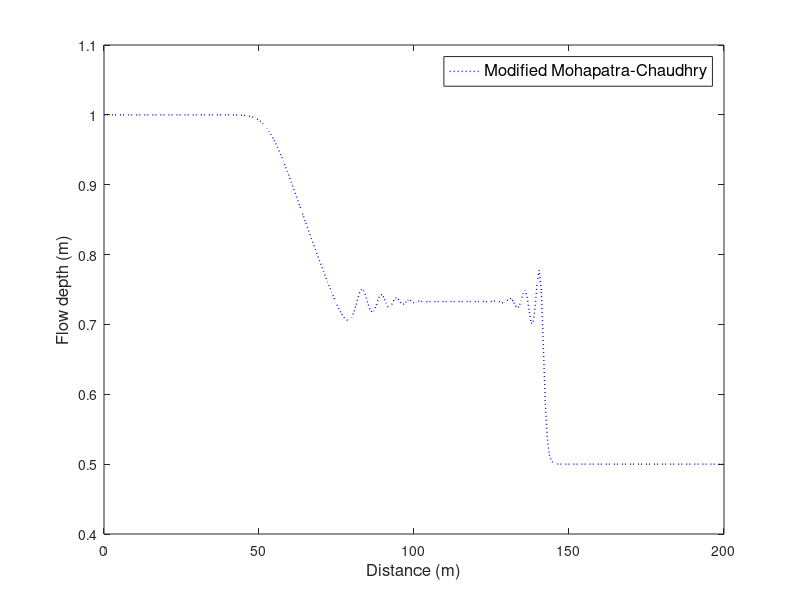

Source code (MATLAB):
clc
clear all
close all

% input parameters
L=200;     % channel length (m)
Tmax=15;   % t_max(s)

dx=0.65;   % step size(m) 
x=0:dx:L;
Nx=length(x);

Ld=100; % dam location (m)
hu=1;   % initial water depth in  reservoir (m)
hd=0.5; % initial water depth in  channel (m)
g=9.81; % gravity acceleration (m/s^2)
n=0;    % manning coefficient
So=0;   % bed slope
K=0.5;

% boussinesq terms (adjust the value to apply the term in the equation)
% 1: boussinesq term is on
% 0: boussinesq term is off
B1=1; 
B2=1;
B3=1;
Cn=0.6; % courant number 

% initial condition (t=0)
t=0;
for i=1:Nx
    u(i)=0;
    if i<=floor(Nx/2)
        h(i) = hu;
    else
        h(i) = hd;
    end
end
dt = Cn*dx/max(abs(u)+sqrt(g*h)); % stability criterion

t=t+dt;

while t<=Tmax
    %% PREDICTOR
    % boundary condition
    hp(1:2)=hu;
    up(1:2)=0;

    hp(Nx-1:Nx)=hd;
    up(Nx-1:Nx)=0;
  
    for i=3:Nx-1
        b2(i)= -B2*h(i)^3*u(i)/3*((u(i+1)-2*u(i)+u(i-1))/dx^2);
        b3(i)= B3*h(i)^3/3*((u(i+1)-u(i-1))/(2*dx))^2;
        T(i)=u(i)^2*h(i)+(g*h(i)^2/2)+b2(i)+b3(i);
    end
    
    for i=3:Nx-2
        Sf = u(i)^2*n^2/h(i)^(4/3);
        hp(i)= h(i)+ dt/dx*(u(i)*h(i)-u(i+1)*h(i+1));
        up(i)= (1/hp(i))*(u(i)*h(i)+ dt/dx*(T(i)-T(i+1))+dt*g*h(i)*(So-Sf));
    end

    %% CORRECTOR
    hc=hp;uc=up;
    
    for i=2:Nx-3
        b2(i)= -B2*hp(i)^3*up(i)/3*((up(i+1)-2*up(i)+up(i-1))/dx^2);
        b3(i)= B3*hp(i)^3/3*((up(i+1)-up(i-1))/(2*dx))^2;
        T(i) = up(i)^2*hp(i)+(g*hp(i)^2/2)+b2(i)+b3(i);
    end

    for i=3:Nx-2
        Sf = up(i)^2*n^2/hp(i)^(4/3);
        hc(i)= hp(i)+dt/dx*(up(i-1)*hp(i-1)-up(i)*hp(i));
        uc(i)= (1/hc(i))*(up(i)*hp(i)+ dt/dx*(T(i-1)-T(i))+dt*g*hp(i)*(So-Sf));
    end
    
    %% INTERMEDIATE
    hi=hc;ui=uc;
        
    for i=3:Nx-2
        hi(i)=(h(i)+hc(i))/2;
        ui(i)=(u(i)+uc(i))/2;
    end
    
    %% FINAL
    hf=hi;uf=ui;
    
    for i=2:Nx-1
        b1(i)=-B1*hi(i)^3/(6*dx*dt)*(ui(i+1)-ui(i-1)-u(i+1)+u(i-1));
    end
    
    for i=3:Nx-2
        uf(i)=ui(i)-dt/hi(i)*(b1(i+1)-b1(i-1))/(2*dx);
    end
    
    % boundary condition
    hf(1:2)=hu;
    uf(1:2)=0;

    hf(Nx-1:Nx)=hd;
    uf(Nx-1:Nx)=0;
    
    % ARTIFICIAL VISCOSITY (see Jameson, et al. 1981)
    v=zeros(1,Nx);
    ha=hf;ua=uf;
    for i=2:Nx-1
        v(i) = abs(hf(i+1)-2*hf(i)+hf(i-1))/(abs(hf(i+1))+2*abs(hf(i))+abs(hf(i-1)));
    end
    
    for i=3:Nx-2
        vp = K*max(v(i+1), v(i));
        vm = K*max(v(i), v(i-1));
        ha(i) = hf(i) + vp*(hf(i+1)-hf(i)) - vm*(hf(i)-hf(i-1));
        ua(i) = uf(i) + (vp*(uf(i+1)-uf(i)) - vm*(uf(i)-uf(i-1)));
    end
    
    h=ha;
    u=ua;
    
    dt = Cn*dx/max(abs(u)+sqrt(g*h)); 
    t=t+dt;
end

plot(x,h,'b:','LineWidth',1)
axis([0 200 0.4 1.1])
xlabel('Distance (m)','fontsize',12)
ylabel('Flow depth (m)','fontsize',12)
legend('Modified Mohapatra-Chaudhry','fontsize',12)